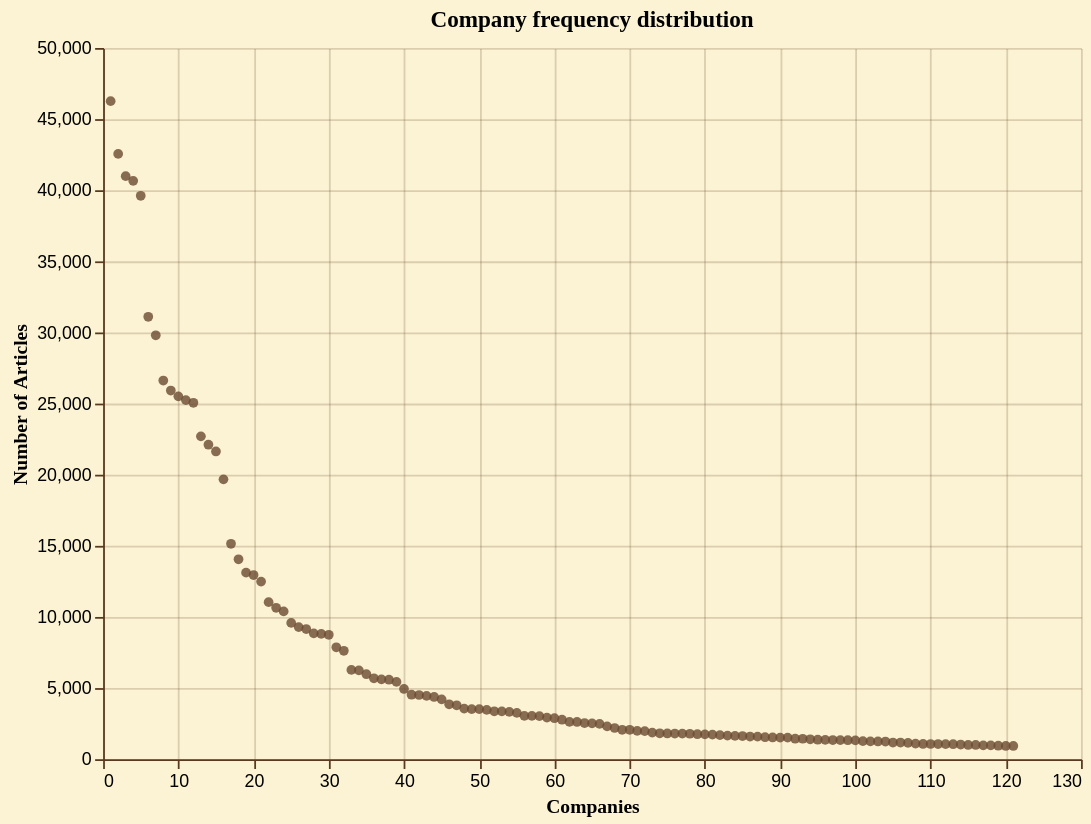

Vega-Lite specification for this chart:
### Vega-Lite specification from a JSON file in a GitHub repository (floating-point values rounded to 4 significant figures)
{"config": {"background": "#fbf3d3", "view": {"stroke": "transparent", "width": 550, "height": 400}, "axis": {"domainColor": "#5a3921", "gridColor": "#5a3921", "gridOpacity": 0.2, "tickColor": "#5a3921", "labelColor": "black", "titleColor": "black", "titleFont": "EB Garamond"}, "legend": {"labelColor": "black", "titleColor": "black", "labelFont": "EB Garamond", "titleFont": "EB Garamond"}, "title": {"color": "black", "font": "EB Garamond"}, "mark": {"color": "#6b4a32", "opacity": 0.8}, "bar": {"color": "#6b4a32", "opacity": 0.8}, "line": {"color": "#6b4a32", "opacity": 0.8}, "area": {"color": "#6b4a32", "opacity": 0.8}, "point": {"color": "#6b4a32", "opacity": 0.8}}, "data": {"name": "data-e43327a9d1411b527c7d45e4d96c6dd8"}, "mark": {"type": "circle", "size": 30}, "encoding": {"tooltip": [{"field": "Companies", "title": "Companies", "type": "nominal"}, {"field": "Freq", "format": ",", "title": "Number of Articles", "type": "quantitative"}], "x": {"field": "x_numeric", "title": "Companies", "type": "quantitative"}, "y": {"field": "Freq", "title": "Number of Articles", "type": "quantitative"}}, "title": "Company frequency distribution", "$schema": "https://vega.github.io/schema/vega-lite/v5.20.1.json", "datasets": {"data-e43327a9d1411b527c7d45e4d96c6dd8": [{"Freq": 46263, "Companies": "Novartis", "x_numeric": 1}, {"Freq": 42555, "Companies": "Merck", "x_numeric": 2}, {"Freq": 40990, "Companies": "AstraZeneca", "x_numeric": 3}, {"Freq": 40660, "Companies": "Pfizer", "x_numeric": 4}, {"Freq": 39610, "Companies": "Roche", "x_numeric": 5}, {"Freq": 31104, "Companies": "Sanofi", "x_numeric": 6}, {"Freq": 29804, "Companies": "Bristol-Myers Squibb", "x_numeric": 7}, {"Freq": 26622, "Companies": "Boehringer Ingelheim", "x_numeric": 8}, {"Freq": 25920, "Companies": "Bayer", "x_numeric": 9}, {"Freq": 25509, "Companies": "GlaxoSmithKline", "x_numeric": 10}, {"Freq": 25245, "Companies": "Eli Lilly", "x_numeric": 11}, {"Freq": 25056, "Companies": "Janssen", "x_numeric": 12}, {"Freq": 22698, "Companies": "AbbVie", "x_numeric": 13}, {"Freq": 22112, "Companies": "Amgen", "x_numeric": 14}, {"Freq": 21635, "Companies": "Springer Nature", "x_numeric": 15}, {"Freq": 19674, "Companies": "Takeda Pharmaceutical", "x_numeric": 16}, {"Freq": 15145, "Companies": "Johnson & Johnson", "x_numeric": 17}, {"Freq": 14053, "Companies": "Gilead Sciences", "x_numeric": 18}, {"Freq": 13115, "Companies": "Abbott", "x_numeric": 19}, {"Freq": 12948, "Companies": "Medtronic", "x_numeric": 20}, {"Freq": 12485, "Companies": "Novo Nordisk", "x_numeric": 21}, {"Freq": 11042, "Companies": "Biogen", "x_numeric": 22}, {"Freq": 10645, "Companies": "Celgene", "x_numeric": 23}, {"Freq": 10391, "Companies": "Daiichi Sankyō", "x_numeric": 24}, {"Freq": 9582, "Companies": "Servier", "x_numeric": 25}, {"Freq": 9289, "Companies": "UCB", "x_numeric": 26}, {"Freq": 9150, "Companies": "Boston Scientific", "x_numeric": 27}, {"Freq": 8845, "Companies": "CSL", "x_numeric": 28}, {"Freq": 8808, "Companies": "Eisai", "x_numeric": 29}, {"Freq": 8748, "Companies": "Teva Pharmaceutical Industries", "x_numeric": 30}, {"Freq": 7867, "Companies": "Astellas", "x_numeric": 31}, {"Freq": 7624, "Companies": "Genentech", "x_numeric": 32}, {"Freq": 6280, "Companies": "Lundbeck", "x_numeric": 33}, {"Freq": 6245, "Companies": "ICMJE", "x_numeric": 34}, {"Freq": 5976, "Companies": "Grifols", "x_numeric": 35}, {"Freq": 5689, "Companies": "Chiesi Pharmaceuticals", "x_numeric": 36}, {"Freq": 5615, "Companies": "Regeneron Pharmaceuticals", "x_numeric": 37}, {"Freq": 5587, "Companies": "Ipsen", "x_numeric": 38}, {"Freq": 5435, "Companies": "Frontiers", "x_numeric": 39}, {"Freq": 4939, "Companies": "Philips", "x_numeric": 40}, {"Freq": 4535, "Companies": "Incyte", "x_numeric": 41}, {"Freq": 4514, "Companies": "Otsuka Holdings", "x_numeric": 42}, {"Freq": 4452, "Companies": "NIHR", "x_numeric": 43}, {"Freq": 4375, "Companies": "Menarini", "x_numeric": 44}, {"Freq": 4209, "Companies": "Sandoz Group", "x_numeric": 45}, {"Freq": 3859, "Companies": "Zambon", "x_numeric": 46}, {"Freq": 3792, "Companies": "Pierre Fabre", "x_numeric": 47}, {"Freq": 3559, "Companies": "Leo Pharma", "x_numeric": 48}, {"Freq": 3521, "Companies": "Edwards Lifesciences", "x_numeric": 49}, {"Freq": 3518, "Companies": "Almirall", "x_numeric": 50}, {"Freq": 3470, "Companies": "Mundipharma", "x_numeric": 51}, {"Freq": 3369, "Companies": "GE Healthcare", "x_numeric": 52}, {"Freq": 3366, "Companies": "Mylan", "x_numeric": 53}, {"Freq": 3328, "Companies": "Danone", "x_numeric": 54}, {"Freq": 3260, "Companies": "Octapharma", "x_numeric": 55}, {"Freq": 3048, "Companies": "National Institutes of Health", "x_numeric": 56}, {"Freq": 3043, "Companies": "Ferring Pharmaceuticals", "x_numeric": 57}, {"Freq": 3027, "Companies": "Merck KGaA", "x_numeric": 58}, {"Freq": 2927, "Companies": "Galapagos NV", "x_numeric": 59}, {"Freq": 2883, "Companies": "Biotronik", "x_numeric": 60}, {"Freq": 2775, "Companies": "Angelini", "x_numeric": 61}, {"Freq": 2623, "Companies": "Baxter", "x_numeric": 62}, {"Freq": 2619, "Companies": "Chugai Pharmaceutical", "x_numeric": 63}, {"Freq": 2542, "Companies": "European Union", "x_numeric": 64}, {"Freq": 2521, "Companies": "Orion Pharma", "x_numeric": 65}, {"Freq": 2480, "Companies": "PharmaMar", "x_numeric": 66}, {"Freq": 2306, "Companies": "Fresenius", "x_numeric": 67}, {"Freq": 2194, "Companies": "Stryker", "x_numeric": 68}, {"Freq": 2070, "Companies": "Swedish Orphan Biovitrum (Sobi)", "x_numeric": 69}, {"Freq": 2068, "Companies": "National Institute for Health Research", "x_numeric": 70}, {"Freq": 1989, "Companies": "Sun Pharmaceutical", "x_numeric": 71}, {"Freq": 1973, "Companies": "Wellcome Trust", "x_numeric": 72}, {"Freq": 1871, "Companies": "Vertex Pharmaceuticals", "x_numeric": 73}, {"Freq": 1823, "Companies": "Alnylam Pharmaceuticals", "x_numeric": 74}, {"Freq": 1809, "Companies": "Terumo", "x_numeric": 75}, {"Freq": 1804, "Companies": "Alfasigma", "x_numeric": 76}, {"Freq": 1800, "Companies": "BeiGene", "x_numeric": 77}, {"Freq": 1790, "Companies": "Medscape", "x_numeric": 78}, {"Freq": 1758, "Companies": "Celltrion", "x_numeric": 79}, {"Freq": 1749, "Companies": "Clovis", "x_numeric": 80}, {"Freq": 1729, "Companies": "Sani", "x_numeric": 81}, {"Freq": 1690, "Companies": "Sunovion", "x_numeric": 82}, {"Freq": 1658, "Companies": "Ionis", "x_numeric": 83}, {"Freq": 1644, "Companies": "Elsevier", "x_numeric": 84}, {"Freq": 1627, "Companies": "Nova", "x_numeric": 85}, {"Freq": 1594, "Companies": "Dr Falk Pharma", "x_numeric": 86}, {"Freq": 1584, "Companies": "UpToDate", "x_numeric": 87}, {"Freq": 1547, "Companies": "Bial", "x_numeric": 88}, {"Freq": 1529, "Companies": "German Research Foundation", "x_numeric": 89}, {"Freq": 1517, "Companies": "IQVIA", "x_numeric": 90}, {"Freq": 1516, "Companies": "Viatris", "x_numeric": 91}, {"Freq": 1442, "Companies": "Medical Research Council", "x_numeric": 92}, {"Freq": 1438, "Companies": "Medac", "x_numeric": 93}, {"Freq": 1400, "Companies": "Olympus Therapeutics", "x_numeric": 94}, {"Freq": 1370, "Companies": "Ferrer", "x_numeric": 95}, {"Freq": 1358, "Companies": "European Commission", "x_numeric": 96}, {"Freq": 1347, "Companies": "Shionogi", "x_numeric": 97}, {"Freq": 1339, "Companies": "LivaNova", "x_numeric": 98}, {"Freq": 1337, "Companies": "Illumina", "x_numeric": 99}, {"Freq": 1320, "Companies": "BMBF", "x_numeric": 100}, {"Freq": 1271, "Companies": "Recordati", "x_numeric": 101}, {"Freq": 1257, "Companies": "Galderma Group", "x_numeric": 102}, {"Freq": 1248, "Companies": "Jazz Pharmaceuticals", "x_numeric": 103}, {"Freq": 1242, "Companies": "Tesaro", "x_numeric": 104}, {"Freq": 1171, "Companies": "Swiss National Science Foundation", "x_numeric": 105}, {"Freq": 1170, "Companies": "Pharmacosmos", "x_numeric": 106}, {"Freq": 1146, "Companies": "Deutsche Forschungsgemeinschaft", "x_numeric": 107}, {"Freq": 1099, "Companies": "Horizon", "x_numeric": 108}, {"Freq": 1070, "Companies": "Moderna", "x_numeric": 109}, {"Freq": 1069, "Companies": "Alcon", "x_numeric": 110}, {"Freq": 1065, "Companies": "Norgine", "x_numeric": 111}, {"Freq": 1062, "Companies": "Cytokinetics", "x_numeric": 112}, {"Freq": 1055, "Companies": "Idorsia", "x_numeric": 113}, {"Freq": 1033, "Companies": "Sharp", "x_numeric": 114}, {"Freq": 1002, "Companies": "Exelixis", "x_numeric": 115}, {"Freq": 1001, "Companies": "Hoffmann", "x_numeric": 116}, {"Freq": 974, "Companies": "BioNTech", "x_numeric": 117}, {"Freq": 969, "Companies": "Wave", "x_numeric": 118}, {"Freq": 948, "Companies": "Samsung", "x_numeric": 119}, {"Freq": 929, "Companies": "Alkermes", "x_numeric": 120}, {"Freq": 929, "Companies": "Genmab", "x_numeric": 121}]}}
